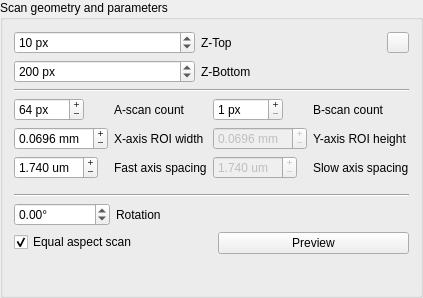
<?xml version="1.0" encoding="UTF-8"?>
<ui version="4.0">
 <class>groupScan</class>
 <widget class="QGroupBox" name="groupScan">
  <property name="geometry">
   <rect>
    <x>0</x>
    <y>0</y>
    <width>380</width>
    <height>298</height>
   </rect>
  </property>
  <property name="minimumSize">
   <size>
    <width>0</width>
    <height>0</height>
   </size>
  </property>
  <property name="maximumSize">
   <size>
    <width>16777215</width>
    <height>16777215</height>
   </size>
  </property>
  <property name="title">
   <string>Scan geometry and parameters</string>
  </property>
  <layout class="QGridLayout" name="gridLayout">
   <item row="3" column="1">
    <layout class="QFormLayout" name="formY">
     <item row="0" column="0">
      <widget class="QSpinBox" name="spinBCount">
       <property name="toolTip">
        <string>The number of B-scans to acquire</string>
       </property>
       <property name="buttonSymbols">
        <enum>QAbstractSpinBox::PlusMinus</enum>
       </property>
       <property name="suffix">
        <string> px</string>
       </property>
       <property name="minimum">
        <number>1</number>
       </property>
       <property name="maximum">
        <number>3600</number>
       </property>
       <property name="value">
        <number>1</number>
       </property>
      </widget>
     </item>
     <item row="0" column="1">
      <widget class="QLabel" name="labelBcount">
       <property name="toolTip">
        <string>The number of B-scans to acquire</string>
       </property>
       <property name="text">
        <string>B-scan count</string>
       </property>
      </widget>
     </item>
     <item row="1" column="0">
      <widget class="QDoubleSpinBox" name="spinROIHeight">
       <property name="enabled">
        <bool>false</bool>
       </property>
       <property name="toolTip">
        <string>The width of the C-scan</string>
       </property>
       <property name="buttonSymbols">
        <enum>QAbstractSpinBox::PlusMinus</enum>
       </property>
       <property name="suffix">
        <string> mm</string>
       </property>
       <property name="decimals">
        <number>4</number>
       </property>
       <property name="minimum">
        <double>0.000100000000000</double>
       </property>
       <property name="singleStep">
        <double>0.001000000000000</double>
       </property>
       <property name="value">
        <double>0.069600000000000</double>
       </property>
      </widget>
     </item>
     <item row="1" column="1">
      <widget class="QLabel" name="labelROIHeight">
       <property name="toolTip">
        <string>The width of the C-scan</string>
       </property>
       <property name="text">
        <string>Y-axis ROI height</string>
       </property>
      </widget>
     </item>
     <item row="2" column="0">
      <widget class="QDoubleSpinBox" name="spinSlowAxisSpacing">
       <property name="enabled">
        <bool>false</bool>
       </property>
       <property name="toolTip">
        <string>The distance between adjacent B-scans (the slow axis)</string>
       </property>
       <property name="buttonSymbols">
        <enum>QAbstractSpinBox::PlusMinus</enum>
       </property>
       <property name="suffix">
        <string> um</string>
       </property>
       <property name="decimals">
        <number>3</number>
       </property>
       <property name="minimum">
        <double>0.001000000000000</double>
       </property>
       <property name="singleStep">
        <double>0.010000000000000</double>
       </property>
       <property name="value">
        <double>1.740000000000000</double>
       </property>
      </widget>
     </item>
     <item row="2" column="1">
      <widget class="QLabel" name="labelSlowAxisSpacing">
       <property name="toolTip">
        <string>The distance between adjacent B-scans (the slow axis)</string>
       </property>
       <property name="text">
        <string>Slow axis spacing</string>
       </property>
      </widget>
     </item>
    </layout>
   </item>
   <item row="1" column="0" colspan="2">
    <layout class="QGridLayout" name="gridLayout_2">
     <item row="0" column="1">
      <widget class="QLabel" name="labelZTop">
       <property name="toolTip">
        <string>Number of pixels to crop from the top of the A-line</string>
       </property>
       <property name="text">
        <string>Z-Top</string>
       </property>
      </widget>
     </item>
     <item row="1" column="0">
      <widget class="QSpinBox" name="spinZBottom">
       <property name="toolTip">
        <string>A-lines are cropped to this number of uppermost pixels on display and acquisition</string>
       </property>
       <property name="suffix">
        <string> px</string>
       </property>
       <property name="minimum">
        <number>1</number>
       </property>
       <property name="maximum">
        <number>1025</number>
       </property>
       <property name="value">
        <number>200</number>
       </property>
      </widget>
     </item>
     <item row="0" column="2">
      <widget class="QToolButton" name="buttonSettings">
       <property name="text">
        <string/>
       </property>
       <property name="icon">
        <iconset>
         <normaloff>img/gear2400.png</normaloff>img/gear2400.png</iconset>
       </property>
       <property name="iconSize">
        <size>
         <width>14</width>
         <height>14</height>
        </size>
       </property>
      </widget>
     </item>
     <item row="0" column="0">
      <widget class="QSpinBox" name="spinZTop">
       <property name="toolTip">
        <string>Number of pixels to crop from the top of the A-line</string>
       </property>
       <property name="suffix">
        <string> px</string>
       </property>
       <property name="maximum">
        <number>1024</number>
       </property>
       <property name="value">
        <number>10</number>
       </property>
      </widget>
     </item>
     <item row="1" column="1">
      <widget class="QLabel" name="labelZBottom">
       <property name="toolTip">
        <string>A-lines are cropped to this number of uppermost pixels on display and acquisition</string>
       </property>
       <property name="text">
        <string>Z-Bottom</string>
       </property>
      </widget>
     </item>
    </layout>
   </item>
   <item row="2" column="0" colspan="2">
    <widget class="Line" name="line_3">
     <property name="orientation">
      <enum>Qt::Horizontal</enum>
     </property>
    </widget>
   </item>
   <item row="4" column="0" colspan="2">
    <layout class="QGridLayout" name="gridLayout_4">
     <item row="0" column="0" colspan="4">
      <widget class="Line" name="line_2">
       <property name="orientation">
        <enum>Qt::Horizontal</enum>
       </property>
      </widget>
     </item>
     <item row="1" column="2" rowspan="3" colspan="2">
      <widget class="QPushButton" name="pushPreview">
       <property name="toolTip">
        <string>Display the scan pattern positions and signals</string>
       </property>
       <property name="text">
        <string>Preview</string>
       </property>
      </widget>
     </item>
     <item row="1" column="1">
      <widget class="QLabel" name="labelRotation">
       <property name="toolTip">
        <string>The angle by which to rotate the scan pattern</string>
       </property>
       <property name="text">
        <string>Rotation</string>
       </property>
      </widget>
     </item>
     <item row="2" column="0" colspan="2">
      <widget class="QCheckBox" name="checkEqualAspect">
       <property name="toolTip">
        <string>Forces X and Y scan spacing to be equal</string>
       </property>
       <property name="text">
        <string>Equal aspect scan</string>
       </property>
       <property name="checked">
        <bool>true</bool>
       </property>
      </widget>
     </item>
     <item row="1" column="0">
      <widget class="QDoubleSpinBox" name="spinRotation">
       <property name="toolTip">
        <string>The angle by which to rotate the scan pattern</string>
       </property>
       <property name="suffix">
        <string>°</string>
       </property>
       <property name="minimum">
        <double>-359.990000000000009</double>
       </property>
       <property name="maximum">
        <double>359.990000000000009</double>
       </property>
      </widget>
     </item>
    </layout>
   </item>
   <item row="3" column="0">
    <layout class="QFormLayout" name="formX">
     <item row="0" column="0">
      <widget class="QSpinBox" name="spinACount">
       <property name="toolTip">
        <string>The number of A-scans in a B-scan</string>
       </property>
       <property name="buttonSymbols">
        <enum>QAbstractSpinBox::PlusMinus</enum>
       </property>
       <property name="suffix">
        <string> px</string>
       </property>
       <property name="minimum">
        <number>1</number>
       </property>
       <property name="maximum">
        <number>2400</number>
       </property>
       <property name="value">
        <number>64</number>
       </property>
      </widget>
     </item>
     <item row="0" column="1">
      <widget class="QLabel" name="labelACount">
       <property name="toolTip">
        <string>The number of A-scans in a B-scan</string>
       </property>
       <property name="text">
        <string>A-scan count</string>
       </property>
      </widget>
     </item>
     <item row="1" column="0">
      <widget class="QDoubleSpinBox" name="spinROIWidth">
       <property name="toolTip">
        <string>The length of the B-scan</string>
       </property>
       <property name="buttonSymbols">
        <enum>QAbstractSpinBox::PlusMinus</enum>
       </property>
       <property name="suffix">
        <string> mm</string>
       </property>
       <property name="decimals">
        <number>4</number>
       </property>
       <property name="minimum">
        <double>0.000100000000000</double>
       </property>
       <property name="singleStep">
        <double>0.001000000000000</double>
       </property>
       <property name="value">
        <double>0.069600000000000</double>
       </property>
      </widget>
     </item>
     <item row="1" column="1">
      <widget class="QLabel" name="labelROIWidth">
       <property name="toolTip">
        <string>The length of the B-scan</string>
       </property>
       <property name="text">
        <string>X-axis ROI width</string>
       </property>
      </widget>
     </item>
     <item row="2" column="0">
      <widget class="QDoubleSpinBox" name="spinFastAxisSpacing">
       <property name="toolTip">
        <string>The spacing between adjacent A-scans along the fast axis</string>
       </property>
       <property name="buttonSymbols">
        <enum>QAbstractSpinBox::PlusMinus</enum>
       </property>
       <property name="suffix">
        <string> um</string>
       </property>
       <property name="decimals">
        <number>3</number>
       </property>
       <property name="minimum">
        <double>0.001000000000000</double>
       </property>
       <property name="singleStep">
        <double>0.010000000000000</double>
       </property>
       <property name="value">
        <double>1.740000000000000</double>
       </property>
      </widget>
     </item>
     <item row="2" column="1">
      <widget class="QLabel" name="labelFastAxisSpacing">
       <property name="toolTip">
        <string>The spacing between adjacent A-scans along the fast axis</string>
       </property>
       <property name="text">
        <string>Fast axis spacing</string>
       </property>
      </widget>
     </item>
    </layout>
   </item>
  </layout>
 </widget>
 <resources/>
 <connections/>
</ui>
